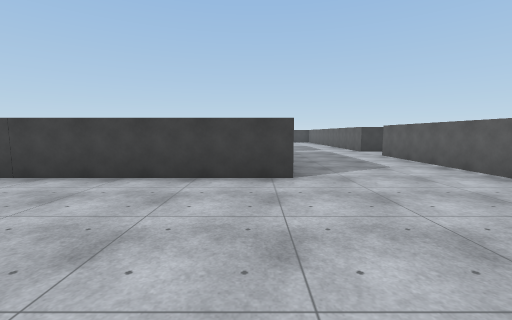
[1] (above)

21 first-person views from a walk through a 3-D level made in the Unity game engine. The camera is 1.5 m above the floor, tilts 6° down and sees 90° across. The floor is counted in squares, 2 m on a side. Each view is taken from the middle of a square. On the plan, view 1 faces up. The plan holds only what a view shows up to about 9 squares ahead; the rest is blank. The place goes on beyond the plan. The player character is not drawn. Some animated figures are not drawn. Surface patterns are stand-ins for the level's own textures.

[2]
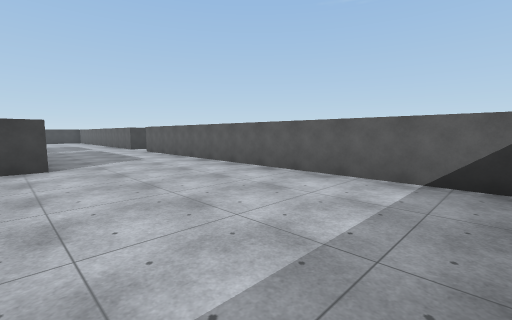

[3]
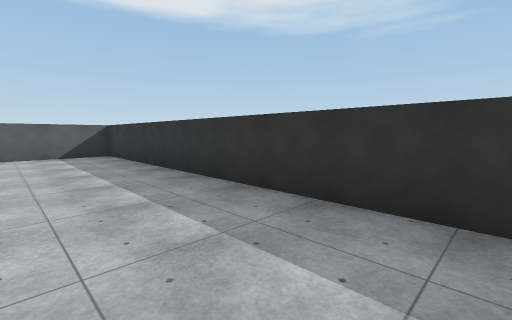

[4]
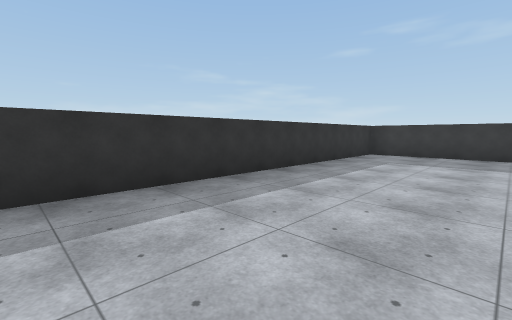

[5]
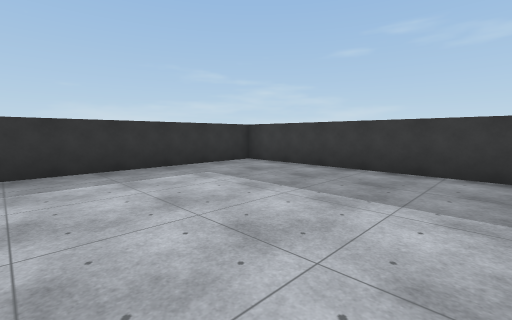

[6]
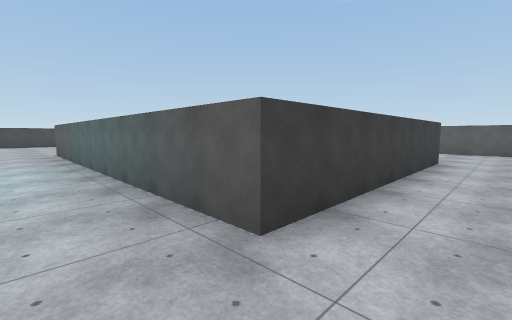

[7]
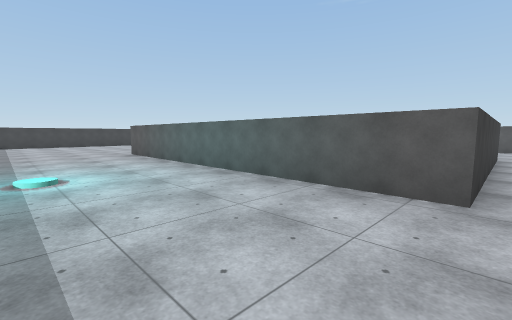

[8]
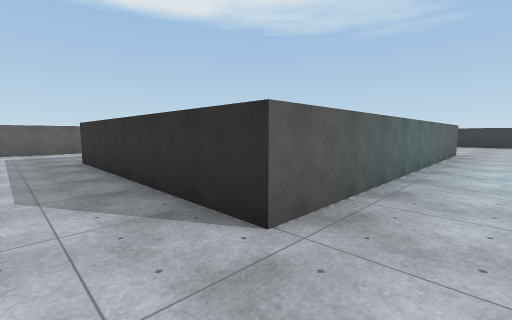

[9]
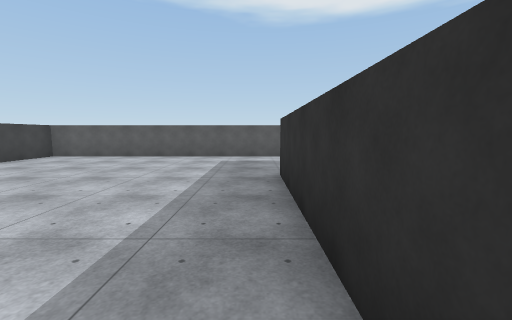

[10]
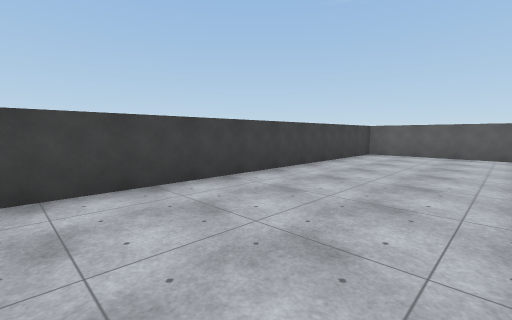

[11]
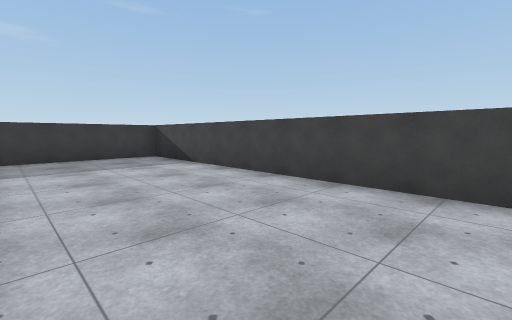

[12]
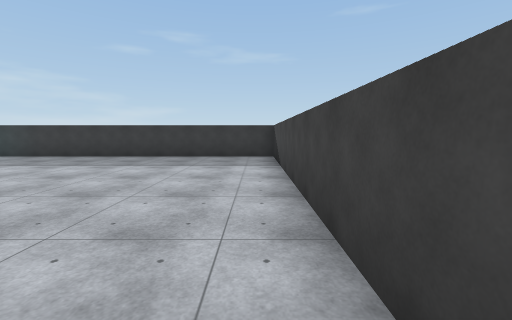

[13]
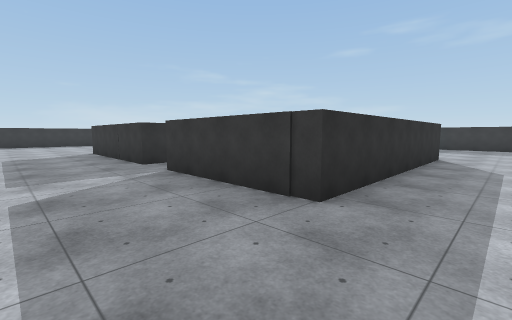

[14]
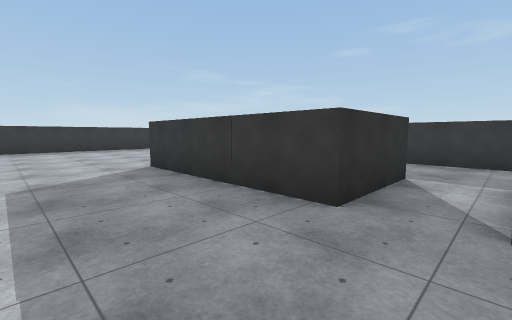

[15]
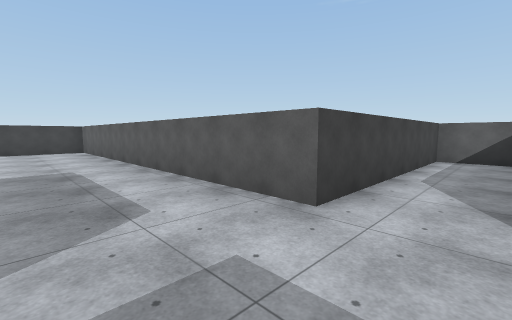

[16]
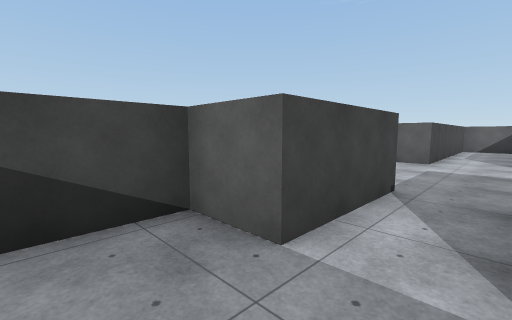

[17]
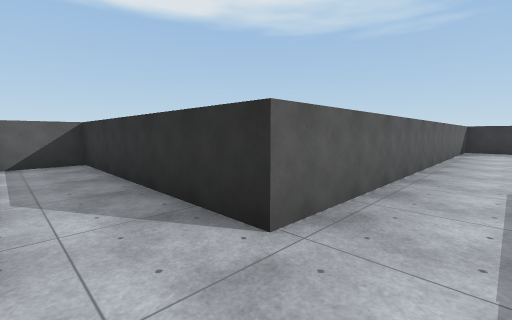

[18]
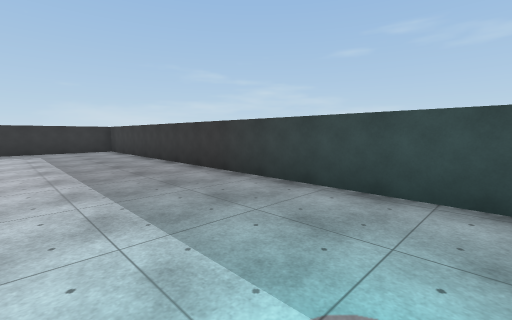

[19]
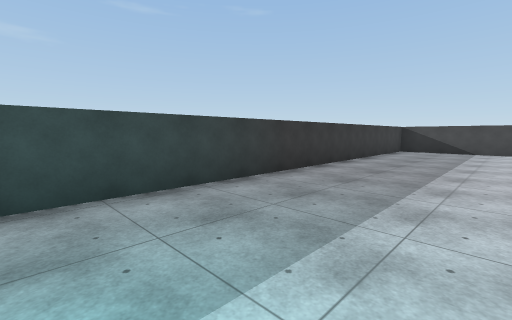

[20]
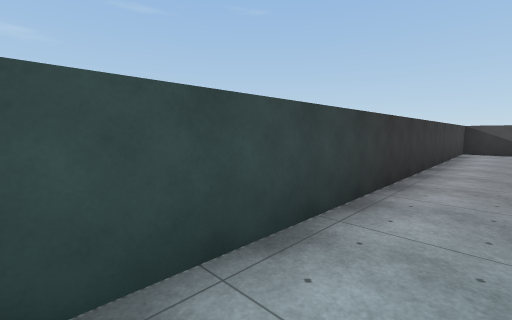

[21]
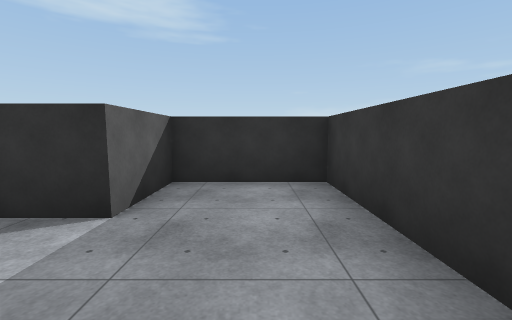

### Floor plan
Points are (right, up) in squares from view 1. A wall is a line through its corners. A room is listed if a view was taken in it or the views show most of it. See-through windows are left out.
Room 1 (views 1, 2, 3, 4, 5, 6, 7, 8, 9, 10, 11, 12, 13, 14, 15, 17, 18, 19, 20)
walls: (-1.7, 8.8) (0.6, 8.8) (0.6, 4.3) (-5.7, 4.3) (-5.7, 13.6) (0.6, 13.6) (0.6, 10) (-1.7, 10); (4.3, 8.6) (10.1, 8.6) (10.1, 10.4) (4.3, 10.4) (4.3, 20.6) (-11.2, 20.6) (-11.2, -2.5) (4.3, -2.5) (4.3, 8.6)
ways out: opening at (-0.5, 9) to room 2
objects: cyan disc (-9, 9)
Room 2 (views 16, 21)
walls: (-4.1, 10.1) (-4.1, 7.1) (-1.7, 7.1) (-1.7, 8.8); (-1.7, 10) (-1.7, 11.2) (-3.1, 11.2)
ways out: opening at (-0.5, 9) to room 1

Positions as (right, up) in squares from view 1, and headings:
1: (0, 0), facing up
2: (0, -2), facing up-right
3: (-5, 0), facing down-right
4: (-2, 1), facing down-left
5: (-6, 3), facing down-left
6: (-7, 3), facing up-right
7: (-9, 4), facing up-right
8: (-7, 15), facing down-right
9: (-4, 14), facing right
10: (-5, 17), facing up-right
11: (-3, 17), facing up-left
12: (-3, 20), facing left
13: (3, 15), facing down-left
14: (3, 10), facing down-left
15: (2, 9), facing up-right
16: (-3, 9), facing up-right
17: (3, 10), facing down-right
18: (-8, 9), facing down-left
19: (-8, 9), facing up-left
20: (-10, 9), facing up-left
21: (-3, 11), facing down
